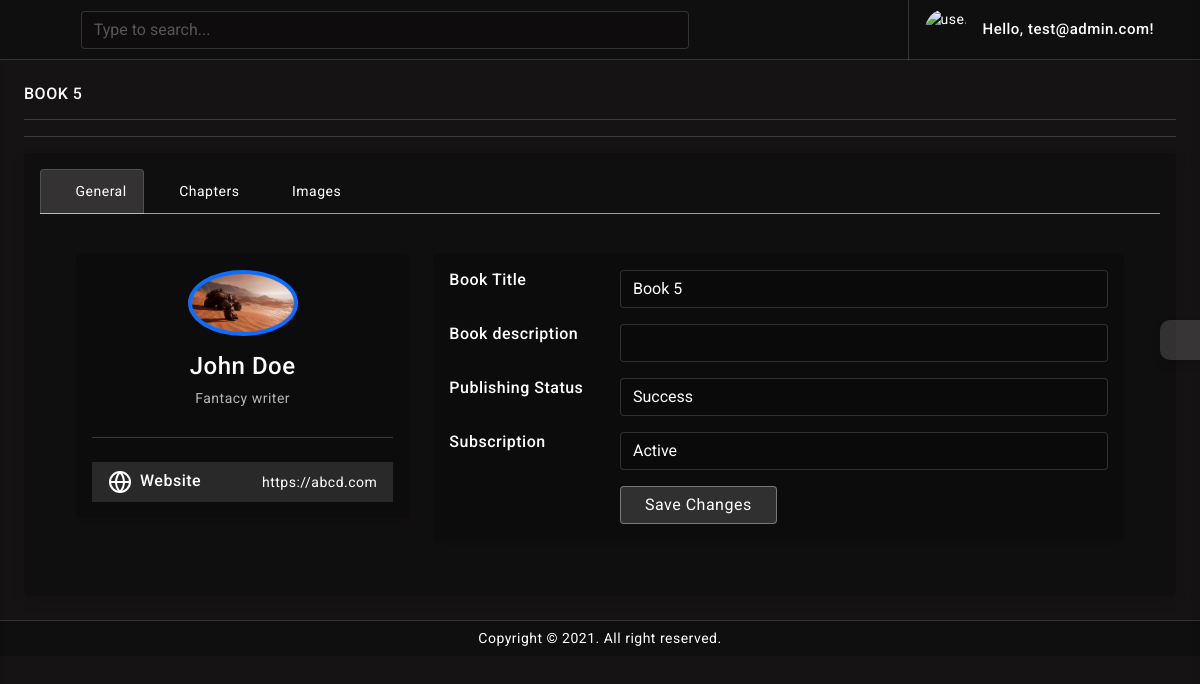
Screenshot of /viewbook/book-5-wPstX/ (signed in) with the database file from the repository.
### bapp/models.py (models this page shows, shortened)
class User(AbstractUser):
    username = None
    email = models.EmailField(_('email address'), unique=True)
    membership = models.BooleanField(default=False)
    creation_date = models.DateTimeField(auto_now=True)
    USERNAME_FIELD = 'email'
    REQUIRED_FIELDS = []
    objects = CustomUserManager()
    class Meta:
        db_table = 'User'

class book_list(models.Model):
    book_id = models.UUIDField(primary_key=True, default=uuid.uuid4,
                               editable=True)  # set editable to false later in production
    book_title = models.CharField(max_length=100, blank=False)
    book_code = models.CharField(max_length=100, blank=True)
    book_img = models.ImageField(verbose_name='book Image', upload_to="book_img", blank=True, )
    book_description = RichTextField(blank=True, null=True)
    status_choices = (
        ('Active', 'Active'),
        ('Inactive', 'Inactive'),
    )
    PUBLISH_STATUS = (
        ('Pending', 'Pending'),
        ('Published', 'Published'),
    )
    subscription_status = models.CharField(
        choices=status_choices, default='Pending', max_length=40)
    subscription_id = models.CharField(verbose_name='subscription ID', max_length=100, blank=False)
    book_plan = models.CharField(max_length=10, null=False)
    book_owner = models.ForeignKey(User, on_delete=models.CASCADE)
    publishing_status = models.CharField(choices=PUBLISH_STATUS, max_length=15, default="Pending", null=False)
    creation_date = models.DateTimeField(auto_now=True)
    slug = models.SlugField(unique=False, blank=True, max_length=250)
    class Meta:
        ordering = ('-creation_date',)

### bapp/views.py (the view)
# urls.py: path('viewbook/<slug:slug>/', views.viewbook, name='viewbook'),
@login_required
def viewbook(request, slug=None):
    book_instance = get_object_or_404(book_list, slug=slug)
    current_user = request.user
    chapters = chapter.objects.filter(book=book_instance).order_by('order')
    images = img_addon.objects.filter(book=book_instance)
    context = {
        'book': book_instance,
        'chapters': chapters,
        'images': images,
        'user': current_user,
        'slug': slug
    }
    return render(request, 'bapp/user/bookview.html', context)

### templates/bapp/user/bookview.html (shortened to what this page needs)
{% load static %}
<!doctype html>
<html lang="en">
<head>
	<link href="{% static 'admini/assets/plugins/vectormap/jquery-jvectormap-2.0.2.css' %}" rel="stylesheet"/>
	<link href="{% static 'admini/assets/plugins/simplebar/css/simplebar.css' %}" rel="stylesheet" />
	<link href="{% static 'admini/assets/plugins/perfect-scrollbar/css/perfect-scrollbar.css' %}" rel="stylesheet" />
	<link href="{% static 'admini/assets/plugins/metismenu/css/metisMenu.min.css' %}" rel="stylesheet" />
	<link href="{% static 'admini/assets/css/pace.min.css' %}" rel="stylesheet" />
	<link href="{% static 'admini/assets/css/bootstrap.min.css' %}" rel="stylesheet">
	<link href="{% static 'admini/assets/css/app.css' %}" rel="stylesheet">
	<link href="{% static 'admini/assets/css/icons.css' %}" rel="stylesheet">
    <link rel="stylesheet" href="//code.jquery.com/ui/1.13.0/themes/base/jquery-ui.css">
</head>
<body class="bg-theme bg-theme1">
	<div class="wrapper">
	{% include 'bapp/user/header.html' %}
		<div class="page-wrapper">
			<div class="page-content">
                <div class="col">
                    <h6 class="mb-0 text-uppercase">{{book.book_title}}</h6>
                    <hr/>
                    <hr>
                    <div class="card">
                        <div class="card-body">
                            <ul class="nav nav-tabs" role="tablist">
                                <li class="nav-item" role="presentation">
                                    <a class="nav-link active" data-bs-toggle="tab" href="#generaldetails" role="tab" aria-selected="true">
                                        <div class="d-flex align-items-center">
                                            <div class="tab-icon"><i class='bx bx-home font-18 me-1'></i>
                                            </div>
                                            <div class="tab-title">General </div>
                                        </div>
                                    </a>
                                </li>
                                <li class="nav-item" role="presentation">
                                    <a class="nav-link" data-bs-toggle="tab" href="#chapterlist" role="tab" aria-selected="false">
                                        <div class="d-flex align-items-center">
                                            <div class="tab-icon"><i class='bx bx-user-pin font-18 me-1'></i>
                                            </div>
                                            <div class="tab-title">Chapters</div>
                                        </div>
                                    </a>
                                </li>
                                <li class="nav-item" role="presentation">
                                    <a class="nav-link" data-bs-toggle="tab" href="#imagelist" role="tab" aria-selected="false">
                                        <div class="d-flex align-items-center">
                                            <div class="tab-icon"><i class='bx bx-microphone font-18 me-1'></i>
                                            </div>
                                            <div class="tab-title">Images</div>
                                        </div>
                                    </a>
                                </li>
                            </ul>
                            <div class="tab-content py-3">
                                <div class="tab-pane fade show active" id="generaldetails" role="tabpanel">
                                        <div class="page-content">
                                            <div class="container">
                                                <div class="main-body">
                                                    <div class="row">
                                                        <div class="col-lg-4">
                                                            <div class="card">
                                                                <div class="card-body">
                                                                    <div class="d-flex flex-column align-items-center text-center">
                                                                        <img src="{{book.book_img.url}}" alt="Admin" class="rounded-circle p-1 bg-primary" width="110">
                                                                        <div class="mt-3">
                                                                            <h4>John Doe</h4>
                                                                            <p class="mb-1">Fantacy writer</p>
                                                                        </div>
                                                                    </div>
                                                                    <hr class="my-4" />
                                                                    <ul class="list-group list-group-flush">
                                                                        <li class="list-group-item d-flex justify-content-between align-items-center flex-wrap">
                                                                            <h6 class="mb-0">Website</h6>
                                                                            <span class="text-white">https://abcd.com</span>
                                                                        </li>
                                                                    </ul>
                                                                </div>
                                                            </div>
                                                        </div>
                                                        <div class="col-lg-8">
                                                            <form method="post" action="{% url 'bapp:editbook' slug=slug %}">
                                                            <div class="card">
                                                                <div class="card-body">
                                                                    <div class="row mb-3">
                                                                        <div class="col-sm-3">
                                                                            <h6 class="mb-0">Book Title</h6>
                                                                        </div>
                                                                        <div class="col-sm-9">
                                                                            <input type="text" class="form-control"  name="book_title" value="{{ book.book_title }}" />
                                                                        </div>
                                                                    </div>
                                                                    <div class="row mb-3">
                                                                        <div class="col-sm-3">
                                                                            <h6 class="mb-0">Book description</h6>
                                                                        </div>
                                                                        <div class="col-sm-9">
                                                                            <input type="text" class="form-control"  name="book_description" value="" />
                                                                        </div>
                                                                    </div>
                                                                    <div class="row mb-3">
                                                                        <div class="col-sm-3">
                                                                            <h6 class="mb-0">Publishing Status</h6>
                                                                        </div>
                                                                        <div class="col-sm-9">
                                                                            <input type="text" class="form-control" name="publishing_status" value="Success" />
                                                                        </div>
                                                                    </div>
                                                                    <div class="row mb-3">
                                                                        <div class="col-sm-3">
                                                                            <h6 class="mb-0">Subscription</h6>
                                                                        </div>
                                                                        <div class="col-sm-9">
                                                                            <input type="text" class="form-control" name="subscription" value="Active" />
                                                                        </div>
                                                                    </div>
                                                                    <div class="row">
                                                                        <div class="col-sm-3"></div>
                                                                        <div class="col-sm-9">
                                                                            <input type="submit" class="btn btn-light px-4" value="Save Changes" />
                                                                        </div>
                                                                    </div>
                                                                </div>
                                                            </div>
                                                            </form>
                                                        </div>
                                                    </div>
                                                </div>
                                            </div>
                                        </div>
                                </div>
                            </div>
                        </div>
                    </div>
                </div>
			</div>
		</div>
		<footer class="page-footer">
			<p class="mb-0">Copyright © 2021. All right reserved.</p>
		</footer>
	</div>
	<div class="switcher-wrapper">
		<div class="switcher-btn"> <i class='bx bx-cog bx-spin'></i>
		</div>
	</div>
</body>
</html>

### templates/bapp/user/header.html (shortened to what this page needs)
{% load static %}
<header>
    <div class="topbar d-flex align-items-center">
        <nav class="navbar navbar-expand">
            <div class="mobile-toggle-menu"><i class='bx bx-menu'></i></div>
            <div class="search-bar flex-grow-1">
                <div class="position-relative search-bar-box">
                    <input type="text" class="form-control search-control" placeholder="Type to search..."> <span class="position-absolute top-50 search-show translate-middle-y"><i class='bx bx-search'></i></span>
                </div>
            </div>
            <div class="user-box dropdown">
                <a class="d-flex align-items-center nav-link dropdown-toggle dropdown-toggle-nocaret" href="#" role="button" data-bs-toggle="dropdown" aria-expanded="false">
                    <img src="{% static 'admini/assets/images/avatars/avatar-2.png' %}" class="user-img" alt="user avatar">
                    <div class="user-info ps-3">
                        <p class="user-name mb-0">Hello, {{ user.email }}!</p>
                    </div>
                </a>
            </div>
        </nav>
    </div>
</header>

### rows the page displays
User: email "test@admin.com"
book_list: book_title "BOOK 5", book_img (picture), book_title "Book 5"
